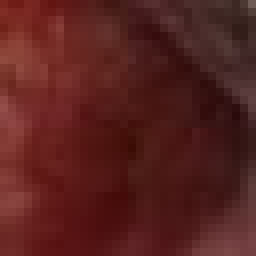
#> input picture Dataset_full/Eyes/no/000021.png, 32 x 32 px, given as the content of the folder dataset/Other_Images, which was not available (shown 8 times larger)
$ python division.py
#> lines starting #> are read from the running program, lines starting #| are printed output that depends on the picture; after the words box and inside, x2 and y2 are one past the last pixel; in counts of white or black regions, pixels touching at a corner belong together; pictures that were not available may be replaced by others from this repository, and a replacement may not be noted
import numpy as np
import cv2
import os

point = ()
"""
https://www.pyimagesearch.com/2015/03/09/capturing-mouse-click-events-with-python-and-opencv/
"""


def clickCallback(event, x, y, flags, param):
    global point

    if event == cv2.EVENT_LBUTTONDOWN:
        point = (x, y)


if __name__ == '__main__':
    dir = 'dataset/Other_Images'
    paths = os.listdir(dir)

    dir_eye = 'dataset/Other_Images/Eyes'
    dir_lip = 'dataset/Other_Images/Lips'
    dir_tongue = 'dataset/Other_Images/Tongues'
    dir_skin = 'dataset/Other_Images/Skin'

    eye_count = 0
    lip_count = 0
    tongue_count = 0
    skin_count = 0

    cv2.namedWindow('Grid', cv2.WINDOW_AUTOSIZE)
    cv2.setMouseCallback('Grid', clickCallback)

    for path in paths:
        image = cv2.imread(os.path.join(dir, path))
#> image is the input picture: shape (32, 32, 3); mean B, G, R 30.5, 33.2, 87.1
        if image is not None:
            h, w, c = image.shape
#> h = 32; w = 32; c = 3
            # Set resolution and draw grid
            res = 32
            drawing = image.copy()
            for i in range(0, h+res, res):
                cv2.line(drawing, (i, 0), (i, w), (255, 255, 255), thickness=2)
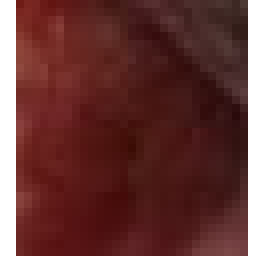
#> drawing: shape (32, 32, 3) (shown 8 times larger); 9.38% of pixels changed, all inside (x1, y1, x2, y2) = (0, 0, 32, 32)
            for j in range(0, w+res, res):
                cv2.line(drawing, (0, j), (h, j), (255, 255, 255), thickness=2)
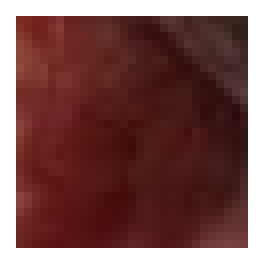
#> drawing: shape (32, 32, 3) (shown 8 times larger); 8.5% of pixels changed, all inside (x1, y1, x2, y2) = (2, 0, 31, 32)

            # Set initial mode
            mode = 'e'

            while True:
                cv2.imshow('Grid', drawing)
                ch = cv2.waitKey(1)
#> (key Esc is pressed here)

                if len(point) == 2:
                    x_i = point[0]//res
                    y_i = point[1]//res

                    color = None
                    if mode == 'e': color = (255, 100, 0)
                    if mode == 'l': color = (0, 0, 255)
                    if mode == 't': color = (255, 0, 255)
                    if mode == 's': color = (200, 200, 200)

                    cv2.rectangle(drawing, (x_i*res, y_i*res), (x_i*res+res, y_i*res+res), thickness=-1, color = color)


                # r res
                if ch == 114:
                    point = ()
                    res = int(input('Square size: '))
                    drawing = image.copy()
                    for i in range(0, h+res, res):
                        cv2.line(drawing, (i, 0), (i, w), (255, 255, 255), thickness=2)
                    for j in range(0, w+res, res):
                        cv2.line(drawing, (0, j), (h, j), (255, 255, 255), thickness=2)
                # e eye
                if ch == 101:
                    point = ()
                    mode = 'e'
                # l lips
                if ch == 108:
                    point = ()
                    mode = 'l'
                # t tongue
                if ch == 116:
                    point = ()
                    mode = 't'
                # s skin
                if ch == 115:
                    point = ()
                    mode = 's'
                # escape (move on)
                if ch == 27:
                    point = ()
                    break
                # enter (save)
                if ch == 13:
                    if len(point) == 2:
                        x_i = point[0] // res
                        y_i = point[1] // res

                        cropped = image[y_i*res:(y_i+1)*res, x_i*res:(x_i+1)*res]
                        cv2.imshow('Save', cv2.pyrUp(cv2.pyrUp(cropped)))
                        ch2 = cv2.waitKey(0)

                        if ch2 == 13:
                            path = None
                            if mode == 'e':
                                path = os.path.join(dir_eye, '%d.png' % eye_count)
                                eye_count += 1
                            if mode == 'l':
                                path = os.path.join(dir_lip, '%d.png' % lip_count)
                                lip_count += 1
                            if mode == 't':
                                path = os.path.join(dir_tongue, '%d.png' % tongue_count)
                                tongue_count += 1
                            if mode == 's':
                                path = os.path.join(dir_skin, '%d.png' % skin_count)
                                skin_count += 1

                            cv2.imwrite(path, cropped)
                            print('Saved to {}!'.format(path))

                        cv2.destroyWindow('Save')

$ run again, on Dataset_full/Eyes/yes/17.png
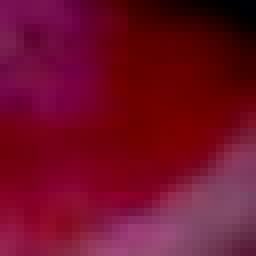
#> input picture Dataset_full/Eyes/yes/17.png, 32 x 32 px, given as the content of the folder dataset/Other_Images, which was not available (shown 8 times larger)
#> image is the input picture: shape (32, 32, 3); mean B, G, R 40.1, 13.9, 112.4
#> after the loop `for i in range(0, h+res, res):`:
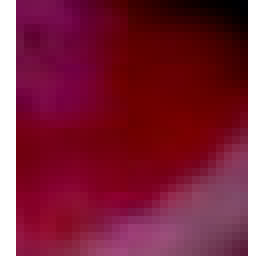
#> drawing: shape (32, 32, 3) (shown 8 times larger); 9.38% of pixels changed, all inside (x1, y1, x2, y2) = (0, 0, 32, 32)
#> after the loop `for j in range(0, w+res, res):`:
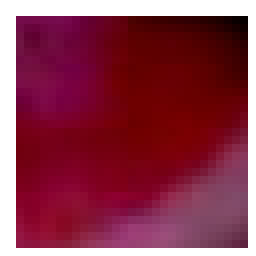
#> drawing: shape (32, 32, 3) (shown 8 times larger); 8.5% of pixels changed, all inside (x1, y1, x2, y2) = (2, 0, 31, 32)

$ run again, on Dataset_full/Eyes/yes/23.png
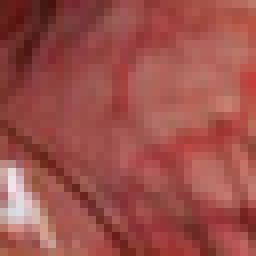
#> input picture Dataset_full/Eyes/yes/23.png, 32 x 32 px, given as the content of the folder dataset/Other_Images, which was not available (shown 8 times larger)
#> image is the input picture: shape (32, 32, 3); mean B, G, R 74.5, 79.8, 156.3
#> after the loop `for i in range(0, h+res, res):`:
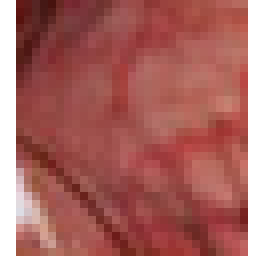
#> drawing: shape (32, 32, 3) (shown 8 times larger); 9.38% of pixels changed, all inside (x1, y1, x2, y2) = (0, 0, 32, 32)
#> after the loop `for j in range(0, w+res, res):`:
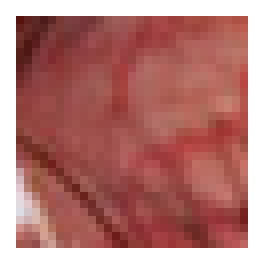
#> drawing: shape (32, 32, 3) (shown 8 times larger); 8.5% of pixels changed, all inside (x1, y1, x2, y2) = (2, 0, 31, 32)
